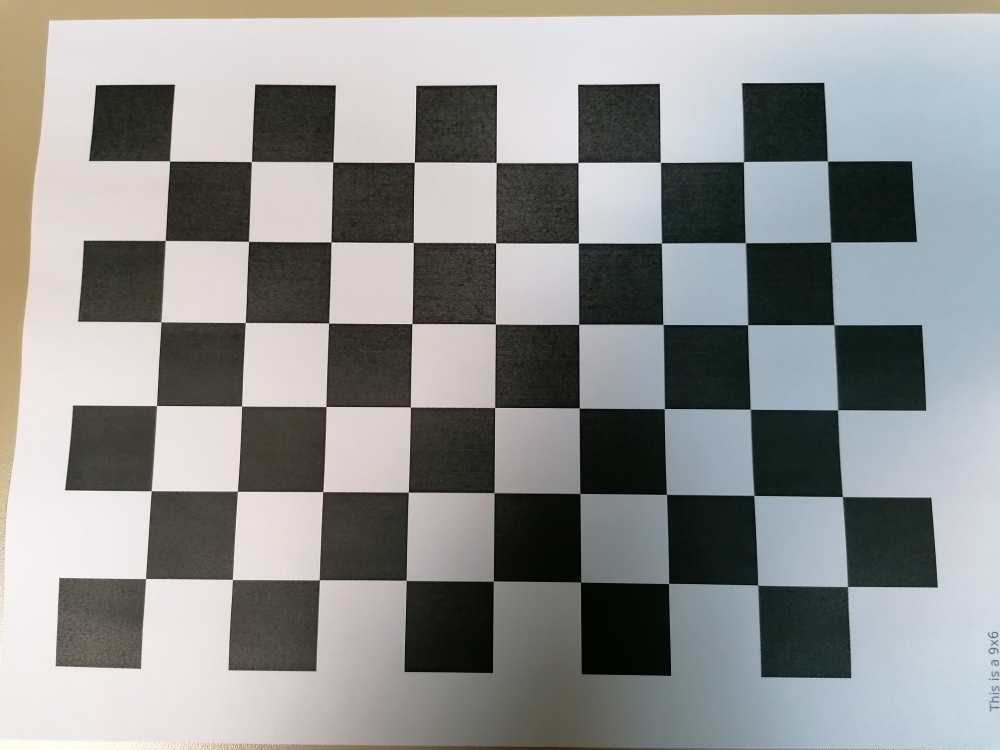
#> input picture final_project/mobilePhoneCameraCalibration/calib_1.jpg, 4000 x 3000 px (shown at 1/4 size); its folder holds only this picture in this run
$ python camera_calibration.py
#> lines starting #> are read from the running program, lines starting #| are printed output that depends on the picture; after the words box and inside, x2 and y2 are one past the last pixel; in counts of white or black regions, pixels touching at a corner belong together; long printed decimals are rounded
# Camera calibration script


import numpy as np
import cv2 as cv
import glob
import matplotlib.pyplot as plt


# Press the green button in the gutter to run the script.
if __name__ == '__main__':
    # parameters of the camera calibration pattern
    pattern_num_rows = 9
    pattern_num_cols = 6
    pattern_size= (pattern_num_rows, pattern_num_cols)

    #mobile phone cameras can have a very high resolution.
    # It can be reduced to reduce the computing overhead
    image_downsize_factor = 4

    # termination criteria
    criteria = (cv.TERM_CRITERIA_EPS + cv.TERM_CRITERIA_MAX_ITER, 30, 0.001)

    # prepare object points, like (0,0,0), (1,0,0), (2,0,0) ....,(6,5,0)
    objp = np.zeros((pattern_num_rows*pattern_num_cols,3), np.float32)
    objp[:,:2] = np.mgrid[0:pattern_num_rows,0:pattern_num_cols].T.reshape(-1,2)

    # Arrays to store object points and image points from all the images.
    objpoints = [] # 3d point in real world space
    imgpoints = [] # 2d points in image plane.
    images = glob.glob('mobilePhoneCameraCalibration/calib_*.jpg')
    #cv.namedWindow('img', cv.WINDOW_NORMAL)  # Create window with freedom of dimensions
    #cv.resizeWindow('img', 800, 600)
    for fname in images:
        img = cv.imread(fname)
#> img is the input picture: shape (3000, 4000, 3); mean B, G, R 142.7, 143.7, 143
        img_rows = img.shape[1]
        img_cols = img.shape[0]
        new_img_size = (int(img_rows / image_downsize_factor), int(img_cols / image_downsize_factor))
        img = cv.resize(img, new_img_size, interpolation = cv.INTER_CUBIC)
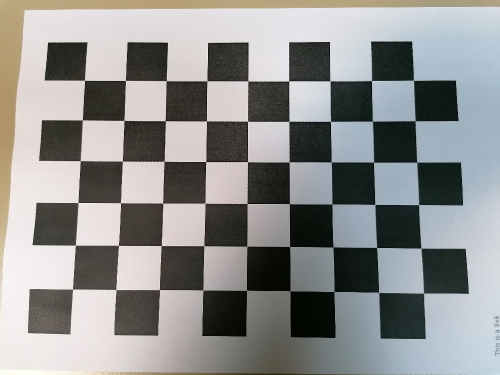
#> img: shape (750, 1000, 3) (shown at 1/2 size); mean B, G, R 142.7, 143.7, 143
        gray = cv.cvtColor(img, cv.COLOR_BGR2GRAY)
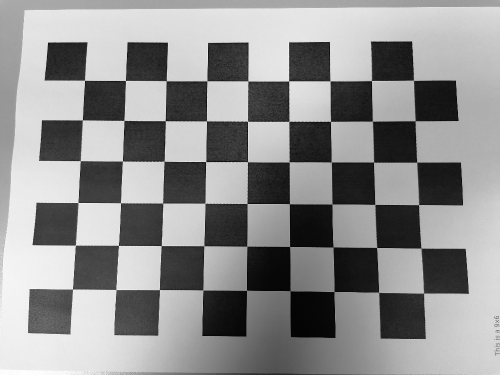
#> gray: shape (750, 1000) (shown at 1/2 size); min 0, max 255, mean 143.3


        print('Processing caliration image:', fname)
        # Find the chess board corners
        ret, corners = cv.findChessboardCorners(gray, pattern_size, None)
#> ret = True; corners = 54 rows, first 8: [169.6, 161.2], [251.4, 161.5], [333, 162.1], [414.4, 162.2], [496.3, 162.4], [577.8, 162.4], [660.3, 162.5], [743.4, 162]
        # If found, add object points, image points (after refining them)
        if ret == True:
            objpoints.append(objp)
            corners2 = cv.cornerSubPix(gray,corners, (11,11), (-1,-1), criteria)
#> corners2 = 54 rows, first 8: [169.5, 161], [251.3, 161.4], [332.9, 162.1], [414.5, 162.3], [496.4, 162.4], [577.9, 162.4], [660.4, 162.3], [743.5, 161.5]
            imgpoints.append(corners)
            # Draw and display the corners
            cv.drawChessboardCorners(img, pattern_size, corners2, ret)
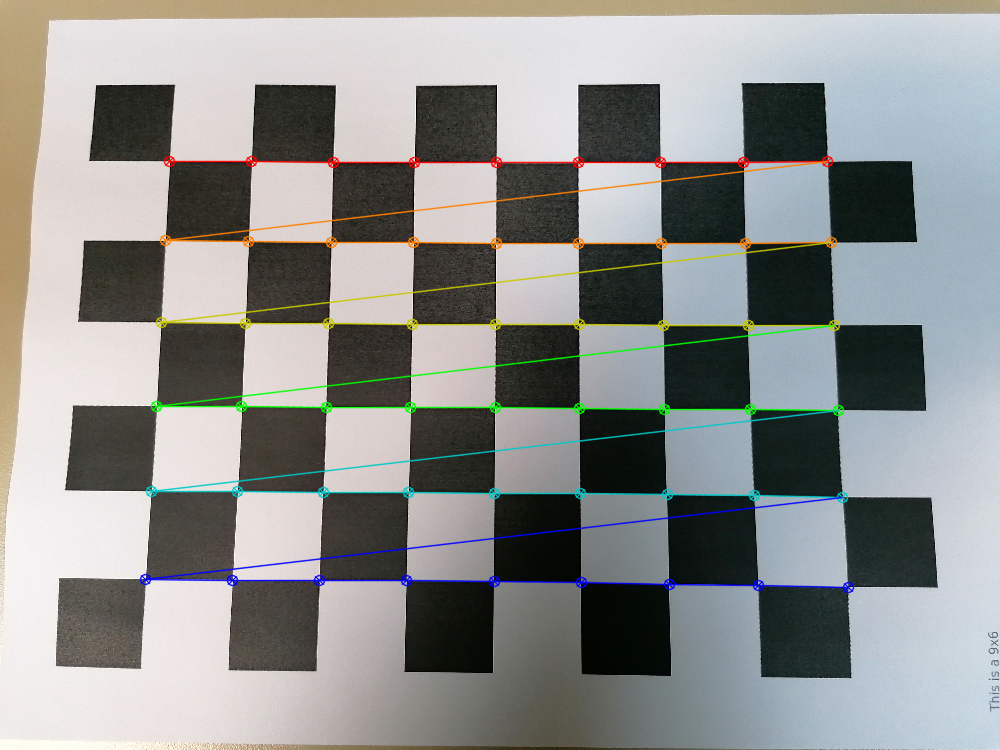
#> img: shape (750, 1000, 3); 3.56% of pixels changed, all inside (x1, y1, x2, y2) = (139, 155, 855, 594)
            cv.imshow('img', img)
            cv.waitKey(500)
    # See PyCharm help at https://www.jetbrains.com/help/pycharm/

    #initial_distortion = np.zeros((1, 5))
    #initial_K = np.eye(3)
    ret, mtx, dist, rvecs, tvecs = cv.calibrateCamera(objpoints, imgpoints, gray.shape[::-1], None, None, flags=(cv.CALIB_ZERO_TANGENT_DIST))
#> ret = 0.295; mtx = [[194.4, 0, 494], [0, 194.1, 400], [0, 0, 1]]; dist = [[0.00447, -0.00046, 0, 0, 3.43e-05]]; rvecs = ([-0.0302, 0.00426, 0.00628],); tvecs = ([-3.97, -2.94, 2.41],)

    # reprojection error for the calibration images
    mean_error = 0
    for i in range(len(objpoints)):
        imgpoints2, _ = cv.projectPoints(objpoints[i], rvecs[i], tvecs[i], mtx, dist)
        error = cv.norm(imgpoints[i], imgpoints2, cv.NORM_L2) / len(imgpoints2)
        mean_error += error
#> this loop made 1 pass
#> (error, mean_error) on pass 1: (0.0401, 0.0401)
#> after the loop, mean_error = 0.0401
    print("total error: {}".format(mean_error / len(objpoints)))
#| total error: 0.04013

    print('The calibartion matrix is')
    print(mtx)
#| [[194.366   0.         493.984]
#|  [  0.         194.061 400.012]
#|  [  0.           0.           1.        ]]
    print('The radial distortion parameters are')
    print(dist)
#| [[ 4.47468798e-03 -4.60043792e-04  0.00000000e+00  0.00000000e+00
#|    3.43191998e-05]]

    # undistorting the images
    print('Undistoring the images')
    images = glob.glob('pilar_*.jpg')
    for fname in images:
        img = cv.imread(fname)
        img_rows = img.shape[1]
        img_cols = img.shape[0]
        new_img_size = (int(img_rows / image_downsize_factor), int(img_cols / image_downsize_factor))
        img = cv.resize(img,new_img_size, interpolation = cv.INTER_CUBIC)
        gray = cv.cvtColor(img, cv.COLOR_BGR2GRAY)
        print(fname)
        undist_image = cv.undistort(img, mtx, dist)
        cv.imshow(fname, undist_image)

    cv.waitKey(0)

$ run again, on final_project/mobilePhoneCameraCalibration/calib_5.jpg
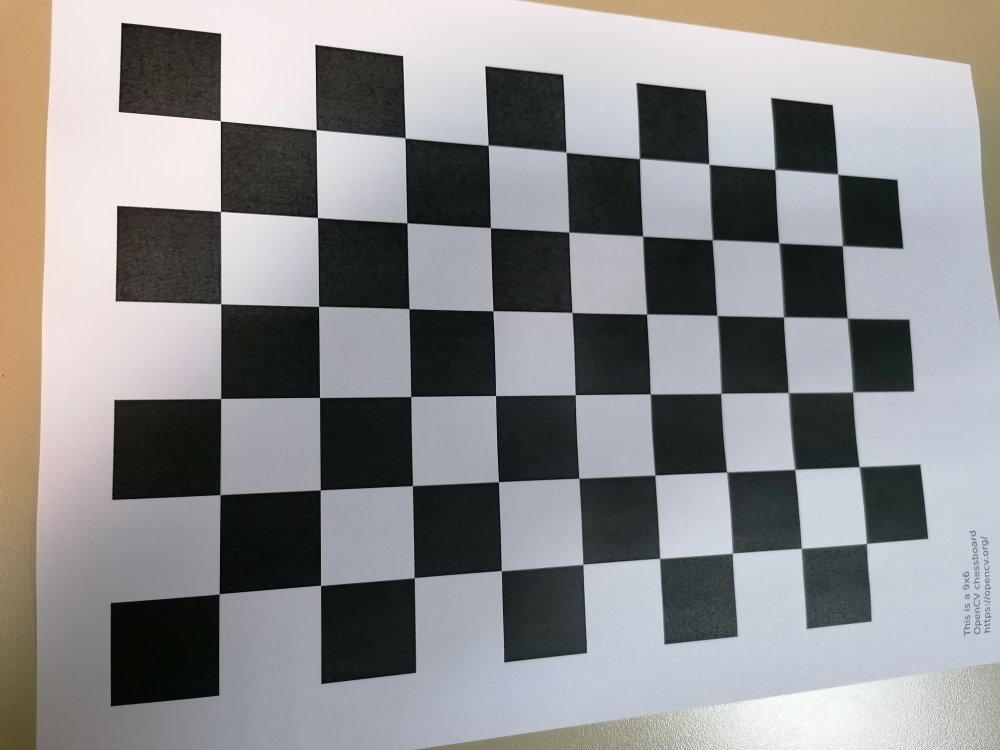
#> input picture final_project/mobilePhoneCameraCalibration/calib_5.jpg, 4000 x 3000 px (shown at 1/4 size)
#> img is the input picture: shape (3000, 4000, 3); mean B, G, R 140.8, 140.2, 140.4
#> `gray = cv.cvtColor(img, cv.COLOR_BGR2GRAY)`:
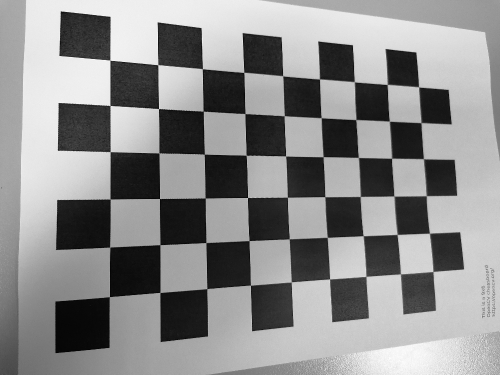
#> gray: shape (750, 1000) (shown at 1/2 size); min 0, max 255, mean 140.3
#> `ret, corners = cv.findChessboardCorners(gray, pattern_size, None)`: ret = True; corners = 54 rows, first 8: [220.4, 120.7], [316.3, 130.1], [405.3, 138.1], [488.3, 145.2], [565.9, 152.2], [639.3, 158.7], [708.6, 164], [774.5, 169.7]
#> corners2 = 54 rows, first 8: [220.4, 120.8], [316.3, 129.9], [405.2, 137.9], [488.3, 145.2], [565.8, 152.2], [639.4, 158.5], [708.9, 164.2], [774.7, 169.4]
#> `cv.drawChessboardCorners(img, pattern_size, corners2, ret)`:
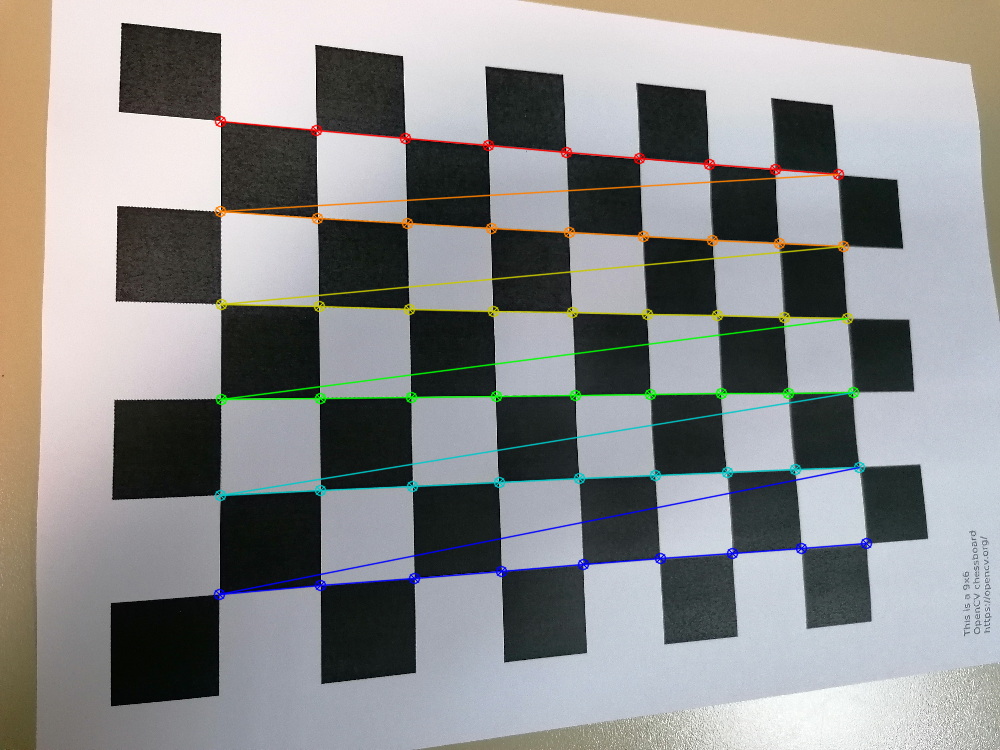
#> img: shape (750, 1000, 3); mean B, G, R 140.2, 140.6, 140.3
#> `ret, mtx, dist, rvecs, tvecs = cv.calibrateCamera(objpoints, imgpoints..`: ret = 0.337; mtx = [[583.9, 0, 459.6], [0, 585.1, 394.8], [0, 0, 1]]; dist = [[0.0588, -0.109, 0, 0, 0.115]]; rvecs = ([-0.0782, -0.227, -0.0185],); tvecs = ([-2.58, -2.96, 6.39],)
#> the loop `for i in range(len(objpoints)):` made 1 pass
#> (error, mean_error) on pass 1: (0.0459, 0.0459)
#> after the loop `for i in range(len(objpoints)):`: mean_error = 0.0459
#| total error: 0.04587
#| [[583.877   0.         459.606]
#|  [  0.         585.083 394.759]
#|  [  0.           0.           1.        ]]
#| [[ 0.0588 -0.1093  0.          0.          0.1152]]

$ run again, on final_project/mobilePhoneCameraCalibration/calib_6.jpg
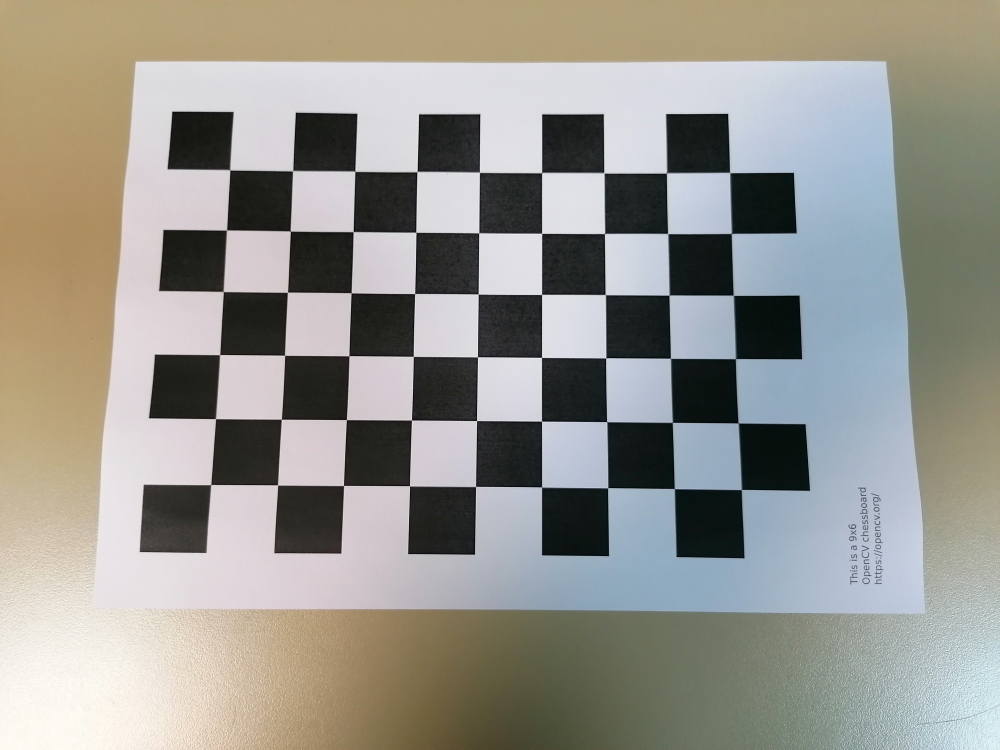
#> input picture final_project/mobilePhoneCameraCalibration/calib_6.jpg, 4000 x 3000 px (shown at 1/4 size)
#> img is the input picture: shape (3000, 4000, 3); mean B, G, R 143.1, 150, 151.5
#> `gray = cv.cvtColor(img, cv.COLOR_BGR2GRAY)`:
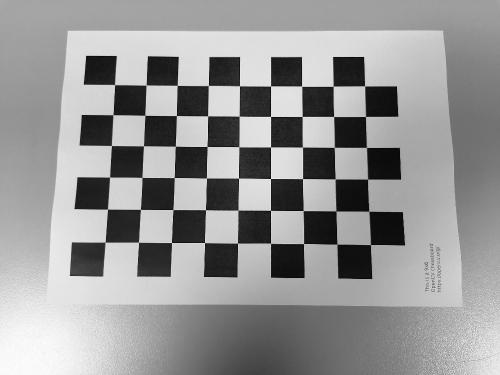
#> gray: shape (750, 1000) (shown at 1/2 size); min 0, max 255, mean 149.6
#> `ret, corners = cv.findChessboardCorners(gray, pattern_size, None)`: ret = True; corners = 54 rows, first 8: [229.7, 169.7], [292.5, 170.7], [354.9, 171.4], [417.1, 171.4], [479.5, 172.5], [541.6, 172.5], [603.6, 172.9], [666.5, 173]
#> corners2 = 54 rows, first 8: [229.6, 169.8], [292.6, 170.7], [354.7, 171.3], [417.1, 171.5], [479.5, 172.3], [541.6, 172.5], [603.7, 172.9], [666.6, 173]
#> `cv.drawChessboardCorners(img, pattern_size, corners2, ret)`:
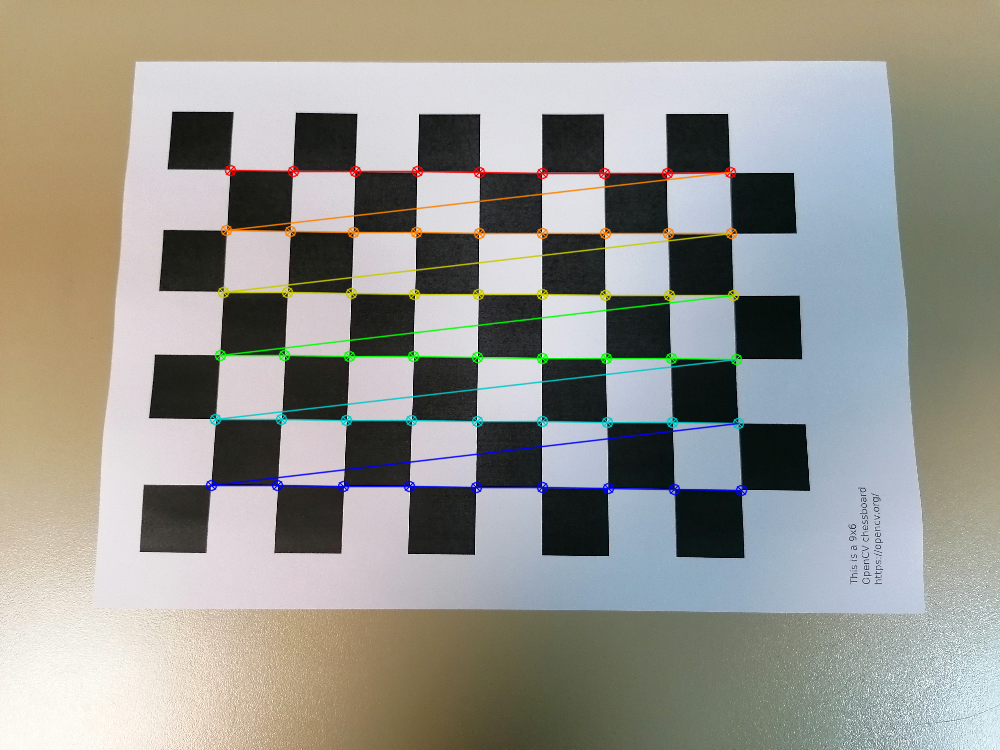
#> img: shape (750, 1000, 3); mean B, G, R 142.4, 150.2, 151.3
#> `ret, mtx, dist, rvecs, tvecs = cv.calibrateCamera(objpoints, imgpoints..`: ret = 0.289; mtx = [[389.4, 0, 496.3], [0, 387.8, 389.9], [0, 0, 1]]; dist = [[0.0292, -0.0375, 0, 0, 0.0294]]; rvecs = ([-0.0753, 0.00426, 0.00821],); tvecs = ([-4.27, -3.54, 6.32],)
#> the loop `for i in range(len(objpoints)):` made 1 pass
#> (error, mean_error) on pass 1: (0.0394, 0.0394)
#> after the loop `for i in range(len(objpoints)):`: mean_error = 0.0394
#| total error: 0.03937
#| [[389.353   0.         496.272]
#|  [  0.         387.814 389.859]
#|  [  0.           0.           1.        ]]
#| [[ 0.02916 -0.03748  0.          0.          0.02939]]
